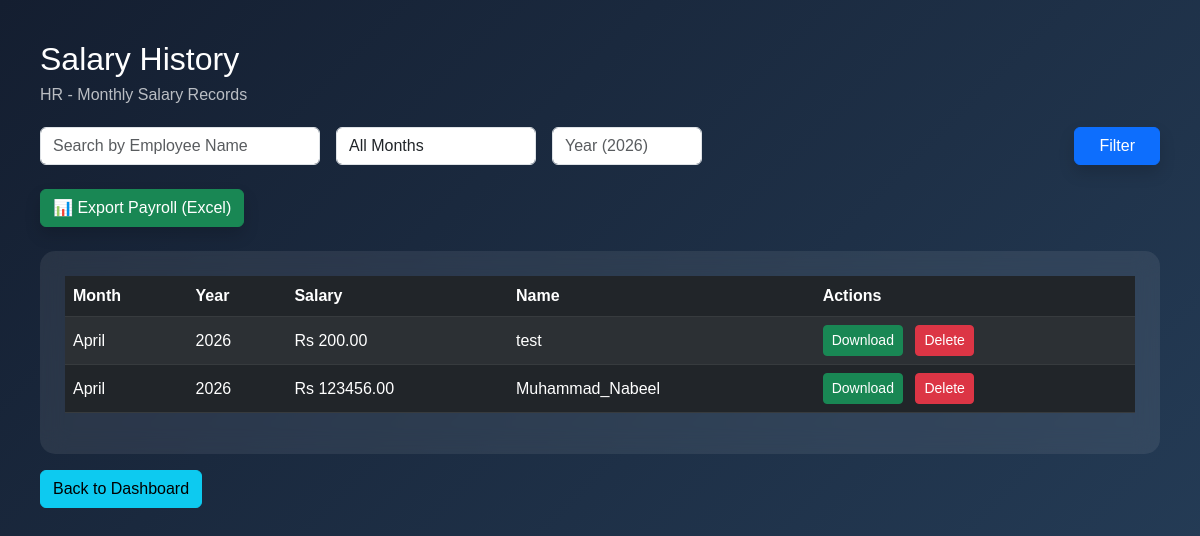
The page /salary/ (signed in) on the database as committed earlier.
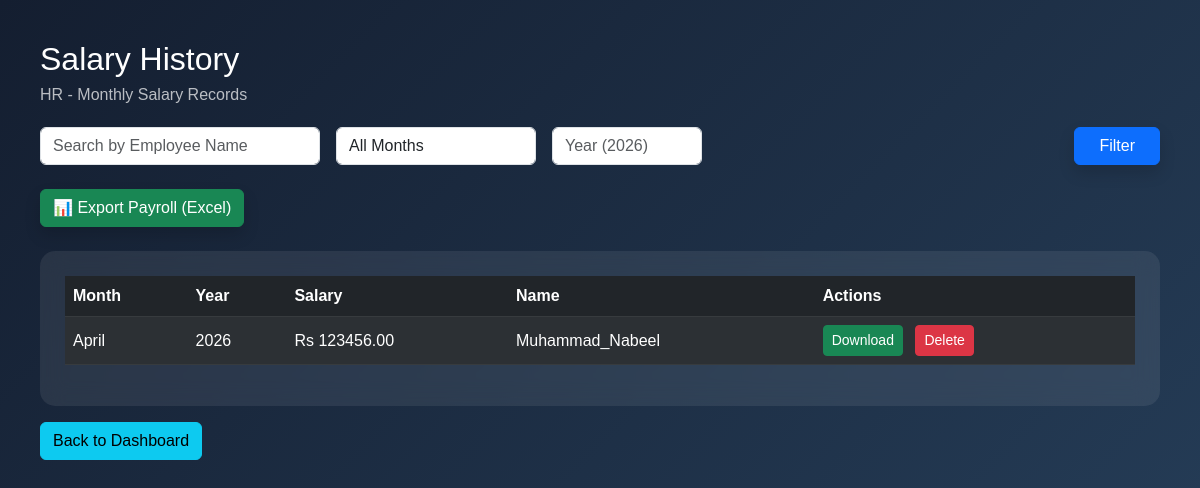
The same page on the database as committed later.
### employees/models.py (models this page shows, shortened)
class SalaryRecord(models.Model):
    employee = models.ForeignKey(Employee, on_delete=models.CASCADE)
    month = models.CharField(max_length=20)
    year = models.IntegerField()
    total = models.DecimalField(max_digits=10, decimal_places=2)
    class Meta:
        unique_together = ('employee', 'month', 'year')

class Employee(models.Model):
    user = models.ForeignKey(User, on_delete=models.CASCADE)
    full_name = models.CharField(max_length=100)
    email = models.EmailField()
    phone = models.CharField(max_length=15)
    department = models.CharField(max_length=100)
    role = models.CharField(max_length=50, default='Employee')
    designation = models.CharField(max_length=100, null=True, blank=True)
    manager = models.ForeignKey(
        'self',
        on_delete=models.SET_NULL,
        null=True,
        blank=True,
        related_name='team_members'
    )
    salary = models.IntegerField()
    joining_date = models.DateField()
    profile_pic = models.ImageField(upload_to='profiles/', null=True, blank=True)
    casual_total = models.IntegerField(default=14)
    casual_used = models.IntegerField(default=0)
    sick_total = models.IntegerField(default=8)
    sick_used = models.IntegerField(default=0)
    earned_total = models.IntegerField(default=10)
    earned_used = models.IntegerField(default=0)
    is_active = models.BooleanField(default=True)
    rfid = models.CharField(max_length=100, unique=True, null=True, blank=True)
    face_image = models.ImageField(upload_to='faces/', null=True, blank=True)
    shift_start = models.TimeField(default=time(9, 0))
    shift_end = models.TimeField(default=time(18, 0))

### accounts/models.py (models this page shows)
class User(AbstractUser):
    is_employee = models.BooleanField(default=False)
    is_hr = models.BooleanField(default=False)

### employees/views.py (the view)
# urls.py: path('salary/', views.all_salary, name='all_salary'),
@login_required
def all_salary(request):
    if not request.user.is_hr:
        return HttpResponseForbidden()
    records = SalaryRecord.objects.all()
    name = request.GET.get('name')
    if name:
        records = records.filter(employee__user__username__icontains=name)
    month = request.GET.get('month')
    if month:
        records = records.filter(month=month)
    records = records.order_by('-year', '-month')
    return render(request, 'all_salary.html', {'records': records})

### templates/all_salary.html (shortened to what this page needs)
<!DOCTYPE html>
<html>
<head>
    <link href="https://cdn.jsdelivr.net/npm/bootstrap@5.3.0/dist/css/bootstrap.min.css" rel="stylesheet">
</head>
<body>
<div class="container-box">
    <div class="header-box">
        <h2>Salary History</h2>
        <p>HR - Monthly Salary Records</p>
    </div>
    <form method="GET" class="d-flex gap-3 mb-4 align-items-center flex-wrap">
        <input type="text" name="name" class="form-control"
               placeholder="Search by Employee Name"
               value="{{ request.GET.name }}"
               style="max-width: 280px;">
        <select name="month" class="form-control" style="max-width: 200px;">
            <option value="">All Months</option>
        </select>
    <input type="number" name="year" class="form-control"
           placeholder="Year (2026)"
           value="{{ request.GET.year }}"
           style="max-width: 150px;">
        <div class="ms-auto">
            <button type="submit" class="btn btn-primary px-4 shadow">
                Filter
            </button>
        </div>
    </form>
<form method="GET" action="{% url 'export_payroll' %}" class="mb-4">
    <button class="btn btn-success shadow">
        📊 Export Payroll (Excel)
    </button>
</form>
    <div class="card-box">
        <table class="table table-dark table-striped align-middle">
            <thead>
                <tr>
                    <th>Month</th>
                    <th>Year</th>
                    <th>Salary</th>
                    <th>Name</th>
                    <th>Actions</th>
                </tr>
            </thead>
            <tbody>
            {% for r in records %}
            <tr>
                <td>{{ r.month }}</td>
                <td>{{ r.year }}</td>
                <td>Rs {{ r.total }}</td>
                <td>{{ r.employee.user.username }}</td>
                <td>
                    <a href="{% url 'download_payslip' r.id %}" class="btn btn-success btn-sm">
                         Download
                    </a>
                    <a href="{% url 'delete_salary' r.id %}"
                       onclick="return confirm('Delete this record?')"
                       class="btn btn-danger btn-sm ms-2">
                        Delete
                    </a>
                </td>
            </tr>
            {% empty %}
            <tr>
                <td colspan="5" class="text-center">
                    No salary records found
                </td>
            </tr>
            {% endfor %}
            </tbody>
        </table>
    </div>
    <div class="mt-3">
        <a href="/hr/" class="btn btn-info">Back to Dashboard</a>
    </div>
</div>
</body>
</html>

Rows that differ between the two databases and show on the page:
removed SalaryRecord: month "April", year "2026", total "200.00", employee.user.username "test"
